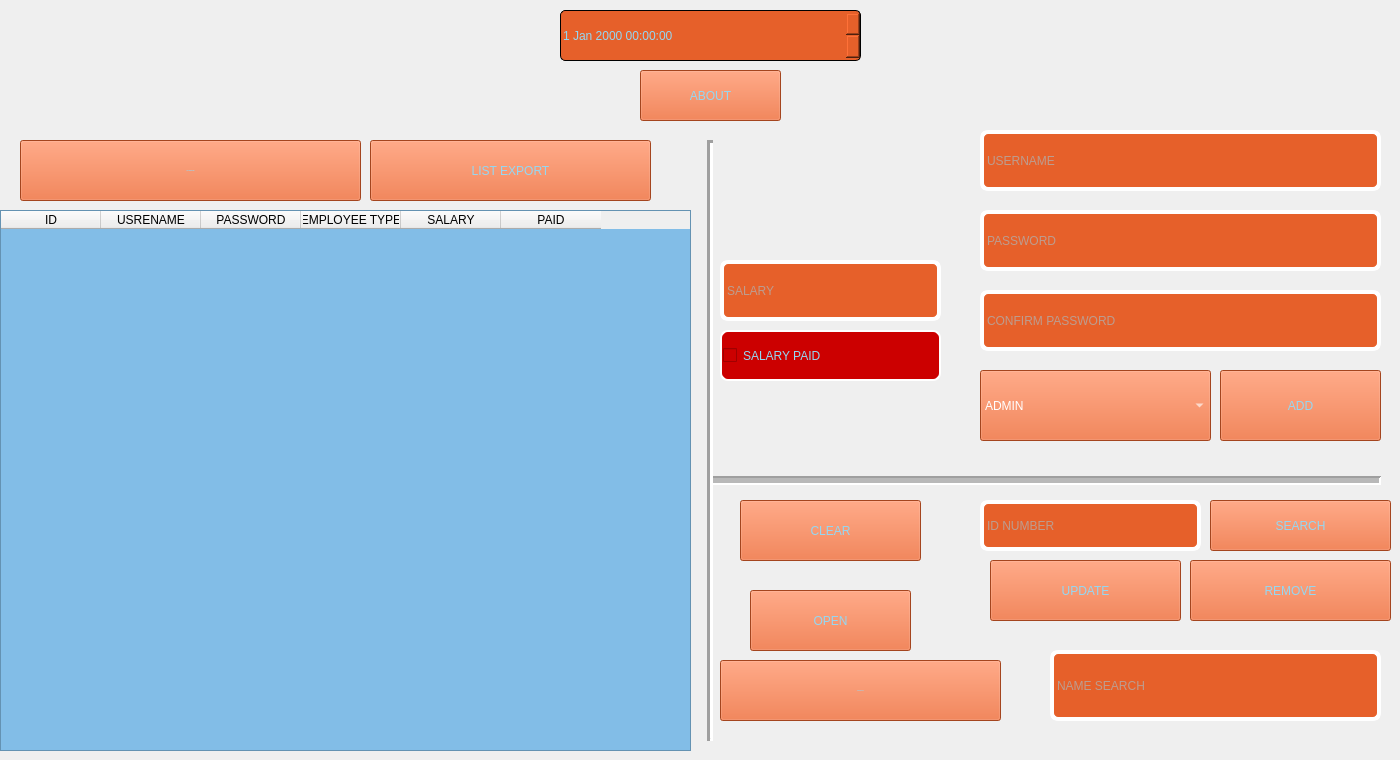
    <widget class="QWidget" name="page_3">
     <property name="styleSheet">
      <string notr="true">QLineEdit
{
padding: 1px;
border-style: solid;
border: 4px solid white;
border-radius: 8px;
color:#94d7f2;
background-color: #e6602a;
font: 75 11pt &quot;Magneto&quot;;
}

QLineEdit:hover
{
border-radius: 20px;
font-color:#FFFFFF;
border: 2px solid #3BF6CA;
border-radius: 8px;
}

QPushButton
{

background:#e6602a;
color:#94d7f2;
}

QPushButton:hover
{
background:#94d7f2;
color:grey;
border:2px solid;
border-raduis:2px solid #3BF6CA;
border
}




QLabel
{
background: transparent; border: none;
}</string>
     </property>
     <widget class="QLabel" name="label_5">
      <property name="geometry">
       <rect>
        <x>30</x>
        <y>-20</y>
        <width>471</width>
        <height>171</height>
       </rect>
      </property>
      <property name="text">
       <string/>
      </property>
      <property name="pixmap">
       <pixmap>accounting-book.png</pixmap>
      </property>
      <property name="scaledContents">
       <bool>true</bool>
      </property>
     </widget>
     <widget class="QTableWidget" name="tableWidget_2">
      <property name="geometry">
       <rect>
        <x>0</x>
        <y>210</y>
        <width>691</width>
        <height>541</height>
       </rect>
      </property>
      <property name="styleSheet">
       <string notr="true">QTableWidget
{
background:#82bde7;
color:#e6602a;
	font: 75 12pt &quot;MS Shell Dlg 2&quot;;
}</string>
      </property>
      <column>
       <property name="text">
        <string>ID</string>
       </property>
      </column>
      <column>
       <property name="text">
        <string>USRENAME</string>
       </property>
      </column>
      <column>
       <property name="text">
        <string>PASSWORD</string>
       </property>
      </column>
      <column>
       <property name="text">
        <string>EMPLOYEE TYPE</string>
       </property>
      </column>
      <column>
       <property name="text">
        <string>SALARY</string>
       </property>
      </column>
      <column>
       <property name="text">
        <string>PAID</string>
       </property>
      </column>
     </widget>
     <widget class="QPushButton" name="pushButton_8">
      <property name="geometry">
       <rect>
        <x>1190</x>
        <y>560</y>
        <width>201</width>
        <height>61</height>
       </rect>
      </property>
      <property name="toolTip">
       <string>PRESS TO REMOVE RECIPENT</string>
      </property>
      <property name="text">
       <string>REMOVE</string>
      </property>
      <property name="icon">
       <iconset>
        <normaloff>REMOVE_user.png</normaloff>REMOVE_user.png</iconset>
      </property>
      <property name="iconSize">
       <size>
        <width>55</width>
        <height>55</height>
       </size>
      </property>
     </widget>
     <widget class="QPushButton" name="pushButton_9">
      <property name="geometry">
       <rect>
        <x>1220</x>
        <y>370</y>
        <width>161</width>
        <height>71</height>
       </rect>
      </property>
      <property name="toolTip">
       <string>PRESS TO ADD RECIPENT</string>
      </property>
      <property name="text">
       <string>ADD</string>
      </property>
      <property name="icon">
       <iconset>
        <normaloff>ADD RECIPENT.png</normaloff>ADD RECIPENT.png</iconset>
      </property>
      <property name="iconSize">
       <size>
        <width>55</width>
        <height>55</height>
       </size>
      </property>
     </widget>
     <widget class="QLineEdit" name="lineEdit_3">
      <property name="geometry">
       <rect>
        <x>980</x>
        <y>130</y>
        <width>401</width>
        <height>61</height>
       </rect>
      </property>
      <property name="toolTip">
       <string>ENTER USERNAME</string>
      </property>
      <property name="layoutDirection">
       <enum>Qt::LeftToRight</enum>
      </property>
      <property name="maxLength">
       <number>25</number>
      </property>
      <property name="alignment">
       <set>Qt::AlignLeading|Qt::AlignLeft|Qt::AlignVCenter</set>
      </property>
      <property name="placeholderText">
       <string>USERNAME</string>
      </property>
     </widget>
     <widget class="QLineEdit" name="lineEdit_4">
      <property name="geometry">
       <rect>
        <x>980</x>
        <y>210</y>
        <width>401</width>
        <height>61</height>
       </rect>
      </property>
      <property name="toolTip">
       <string>TYPE PASSSWORD</string>
      </property>
      <property name="layoutDirection">
       <enum>Qt::LeftToRight</enum>
      </property>
      <property name="maxLength">
       <number>25</number>
      </property>
      <property name="echoMode">
       <enum>QLineEdit::Password</enum>
      </property>
      <property name="alignment">
       <set>Qt::AlignLeading|Qt::AlignLeft|Qt::AlignVCenter</set>
      </property>
      <property name="placeholderText">
       <string>PASSWORD</string>
      </property>
     </widget>
     <widget class="QLineEdit" name="lineEdit_5">
      <property name="geometry">
       <rect>
        <x>980</x>
        <y>500</y>
        <width>221</width>
        <height>51</height>
       </rect>
      </property>
      <property name="toolTip">
       <string>ENTER ID NUMBER TO REMOVE OR UPDATE USER INFO</string>
      </property>
      <property name="layoutDirection">
       <enum>Qt::RightToLeft</enum>
      </property>
      <property name="alignment">
       <set>Qt::AlignLeading|Qt::AlignLeft|Qt::AlignVCenter</set>
      </property>
      <property name="placeholderText">
       <string>ID NUMBER</string>
      </property>
     </widget>
     <widget class="QLineEdit" name="lineEdit_6">
      <property name="geometry">
       <rect>
        <x>980</x>
        <y>290</y>
        <width>401</width>
        <height>61</height>
       </rect>
      </property>
      <property name="toolTip">
       <string>RETYPE PASSWORD</string>
      </property>
      <property name="layoutDirection">
       <enum>Qt::LeftToRight</enum>
      </property>
      <property name="maxLength">
       <number>25</number>
      </property>
      <property name="echoMode">
       <enum>QLineEdit::Password</enum>
      </property>
      <property name="alignment">
       <set>Qt::AlignLeading|Qt::AlignLeft|Qt::AlignVCenter</set>
      </property>
      <property name="placeholderText">
       <string>CONFIRM PASSWORD</string>
      </property>
     </widget>
     <widget class="QPushButton" name="pushButton_10">
      <property name="geometry">
       <rect>
        <x>990</x>
        <y>560</y>
        <width>191</width>
        <height>61</height>
       </rect>
      </property>
      <property name="toolTip">
       <string>PRESS TO UPDATE RECIPENT</string>
      </property>
      <property name="text">
       <string>UPDATE</string>
      </property>
      <property name="icon">
       <iconset>
        <normaloff>update - user.png</normaloff>update - user.png</iconset>
      </property>
      <property name="iconSize">
       <size>
        <width>55</width>
        <height>55</height>
       </size>
      </property>
     </widget>
     <widget class="Line" name="line">
      <property name="geometry">
       <rect>
        <x>710</x>
        <y>470</y>
        <width>671</width>
        <height>20</height>
       </rect>
      </property>
      <property name="font">
       <font>
        <weight>75</weight>
        <bold>true</bold>
       </font>
      </property>
      <property name="lineWidth">
       <number>2</number>
      </property>
      <property name="midLineWidth">
       <number>5</number>
      </property>
      <property name="orientation">
       <enum>Qt::Horizontal</enum>
      </property>
     </widget>
     <widget class="QLabel" name="label_6">
      <property name="geometry">
       <rect>
        <x>1040</x>
        <y>10</y>
        <width>291</width>
        <height>131</height>
       </rect>
      </property>
      <property name="text">
       <string/>
      </property>
      <property name="pixmap">
       <pixmap>PROFILE.png</pixmap>
      </property>
      <property name="scaledContents">
       <bool>true</bool>
      </property>
     </widget>
     <widget class="QPushButton" name="exitbut_2">
      <property name="geometry">
       <rect>
        <x>960</x>
        <y>0</y>
        <width>71</width>
        <height>71</height>
       </rect>
      </property>
      <property name="font">
       <font>
        <family>Open Sans</family>
        <pointsize>-1</pointsize>
        <weight>87</weight>
        <bold>true</bold>
        <underline>false</underline>
        <strikeout>false</strikeout>
       </font>
      </property>
      <property name="toolTip">
       <string>EXIT THE APP</string>
      </property>
      <property name="styleSheet">
       <string notr="true">QPushButton
{
background: transparent; border: none;
}


QPushButton:hover
{
background:#94d7f2;
color:grey;
border:2px solid;
border-raduis:2px solid #3BF6CA;
border
}
</string>
      </property>
      <property name="text">
       <string/>
      </property>
      <property name="icon">
       <iconset>
        <normaloff>exit.png</normaloff>
        <normalon>exit.png</normalon>exit.png</iconset>
      </property>
      <property name="iconSize">
       <size>
        <width>100</width>
        <height>120</height>
       </size>
      </property>
     </widget>
     <widget class="QPushButton" name="exitbut_3">
      <property name="geometry">
       <rect>
        <x>880</x>
        <y>0</y>
        <width>71</width>
        <height>71</height>
       </rect>
      </property>
      <property name="font">
       <font>
        <family>Open Sans</family>
        <pointsize>-1</pointsize>
        <weight>87</weight>
        <bold>true</bold>
        <underline>false</underline>
        <strikeout>false</strikeout>
       </font>
      </property>
      <property name="toolTip">
       <string>RETURN TO PERVIOUS WINDOW</string>
      </property>
      <property name="styleSheet">
       <string notr="true">QPushButton
{
background: transparent; border: none;
}


QPushButton:hover
{
background:#94d7f2;
color:grey;
border:2px solid;
border-raduis:2px solid #3BF6CA;
border
}
</string>
      </property>
      <property name="text">
       <string/>
      </property>
      <property name="icon">
       <iconset>
        <normaloff>back.png</normaloff>back.png</iconset>
      </property>
      <property name="iconSize">
       <size>
        <width>70</width>
        <height>80</height>
       </size>
      </property>
     </widget>
     <widget class="QComboBox" name="comboBox_2">
      <property name="geometry">
       <rect>
        <x>980</x>
        <y>370</y>
        <width>231</width>
        <height>71</height>
       </rect>
      </property>
      <property name="toolTip">
       <string>EMPLYEE_TYPE</string>
      </property>
      <property name="styleSheet">
       <string notr="true">QComboBox
{
background:#e6602a;
color:#FFFFFF;
}</string>
      </property>
      <item>
       <property name="text">
        <string>ADMIN</string>
       </property>
      </item>
      <item>
       <property name="text">
        <string>RECIPENT</string>
       </property>
      </item>
      <item>
       <property name="text">
        <string>ROOM SERVANT</string>
       </property>
      </item>
      <item>
       <property name="text">
        <string>CLEANER</string>
       </property>
      </item>
     </widget>
     <widget class="QPushButton" name="pushButton_11">
      <property name="geometry">
       <rect>
        <x>20</x>
        <y>140</y>
        <width>341</width>
        <height>61</height>
       </rect>
      </property>
      <property name="font">
       <font>
        <family>Open Sans</family>
        <pointsize>-1</pointsize>
        <weight>87</weight>
        <bold>true</bold>
        <underline>false</underline>
        <strikeout>false</strikeout>
       </font>
      </property>
      <property name="toolTip">
       <string>PRESS TO REFRESH THE DATABASE</string>
      </property>
      <property name="text">
       <string>LIST EMPLOYEES</string>
      </property>
      <property name="icon">
       <iconset>
        <normaloff>team.png</normaloff>team.png</iconset>
      </property>
      <property name="iconSize">
       <size>
        <width>80</width>
        <height>80</height>
       </size>
      </property>
     </widget>
     <widget class="QLineEdit" name="lineEdit_7">
      <property name="geometry">
       <rect>
        <x>1050</x>
        <y>650</y>
        <width>331</width>
        <height>71</height>
       </rect>
      </property>
      <property name="toolTip">
       <string>ENTER USERNAME</string>
      </property>
      <property name="layoutDirection">
       <enum>Qt::LeftToRight</enum>
      </property>
      <property name="maxLength">
       <number>20</number>
      </property>
      <property name="alignment">
       <set>Qt::AlignLeading|Qt::AlignLeft|Qt::AlignVCenter</set>
      </property>
      <property name="placeholderText">
       <string>NAME SEARCH</string>
      </property>
     </widget>
     <widget class="QPushButton" name="pushButton_12">
      <property name="geometry">
       <rect>
        <x>1210</x>
        <y>500</y>
        <width>181</width>
        <height>51</height>
       </rect>
      </property>
      <property name="toolTip">
       <string>SEARCH FOR ID OR NAME</string>
      </property>
      <property name="text">
       <string>SEARCH</string>
      </property>
      <property name="icon">
       <iconset>
        <normaloff>icons8-find-user-male-48.png</normaloff>icons8-find-user-male-48.png</iconset>
      </property>
      <property name="iconSize">
       <size>
        <width>90</width>
        <height>90</height>
       </size>
      </property>
     </widget>
     <widget class="QLineEdit" name="lineEdit_8">
      <property name="geometry">
       <rect>
        <x>720</x>
        <y>260</y>
        <width>221</width>
        <height>61</height>
       </rect>
      </property>
      <property name="toolTip">
       <string>ENTER USERNAME</string>
      </property>
      <property name="layoutDirection">
       <enum>Qt::LeftToRight</enum>
      </property>
      <property name="styleSheet">
       <string notr="true">QLineEdit
{
	font: 75 15pt &quot;MS Shell Dlg 2&quot;;
}</string>
      </property>
      <property name="maxLength">
       <number>999999999</number>
      </property>
      <property name="alignment">
       <set>Qt::AlignLeading|Qt::AlignLeft|Qt::AlignVCenter</set>
      </property>
      <property name="placeholderText">
       <string>SALARY</string>
      </property>
     </widget>
     <widget class="QLabel" name="label_8">
      <property name="geometry">
       <rect>
        <x>1320</x>
        <y>140</y>
        <width>53</width>
        <height>41</height>
       </rect>
      </property>
      <property name="text">
       <string/>
      </property>
      <property name="pixmap">
       <pixmap>man.png</pixmap>
      </property>
      <property name="scaledContents">
       <bool>true</bool>
      </property>
     </widget>
     <widget class="QLabel" name="label_9">
      <property name="geometry">
       <rect>
        <x>1320</x>
        <y>220</y>
        <width>53</width>
        <height>41</height>
       </rect>
      </property>
      <property name="text">
       <string/>
      </property>
      <property name="pixmap">
       <pixmap>padlock.png</pixmap>
      </property>
      <property name="scaledContents">
       <bool>true</bool>
      </property>
     </widget>
     <widget class="QDateTimeEdit" name="dateTimeEdit_2">
      <property name="geometry">
       <rect>
        <x>560</x>
        <y>10</y>
        <width>301</width>
        <height>51</height>
       </rect>
      </property>
      <property name="styleSheet">
       <string notr="true">QDateTimeEdit
{
	font: 75 14pt &quot;MS Shell Dlg 2&quot;;
	
	background: #e6602a;
	color: #94d7f2;
	border:1px solid;
	border-radius:5px;
}</string>
      </property>
     </widget>
     <widget class="QPushButton" name="pushButton_13">
      <property name="geometry">
       <rect>
        <x>370</x>
        <y>140</y>
        <width>281</width>
        <height>61</height>
       </rect>
      </property>
      <property name="text">
       <string>LIST EXPORT</string>
      </property>
      <property name="icon">
       <iconset>
        <normaloff>printer2.png</normaloff>printer2.png</iconset>
      </property>
      <property name="iconSize">
       <size>
        <width>60</width>
        <height>60</height>
       </size>
      </property>
     </widget>
     <widget class="QPushButton" name="pushButton_15">
      <property name="geometry">
       <rect>
        <x>740</x>
        <y>500</y>
        <width>181</width>
        <height>61</height>
       </rect>
      </property>
      <property name="toolTip">
       <string>PRESS TO CLEAR</string>
      </property>
      <property name="text">
       <string>CLEAR</string>
      </property>
      <property name="icon">
       <iconset>
        <normaloff>recycling-bin.png</normaloff>recycling-bin.png</iconset>
      </property>
      <property name="iconSize">
       <size>
        <width>65</width>
        <height>65</height>
       </size>
      </property>
     </widget>
     <widget class="QPushButton" name="pushButton_17">
      <property name="geometry">
       <rect>
        <x>640</x>
        <y>70</y>
        <width>141</width>
        <height>51</height>
       </rect>
      </property>
      <property name="toolTip">
       <string>ABOUT THE DEVELPOER OF THIS APPLICATION</string>
      </property>
      <property name="text">
       <string>ABOUT</string>
      </property>
      <property name="iconSize">
       <size>
        <width>65</width>
        <height>65</height>
       </size>
      </property>
     </widget>
     <widget class="QPushButton" name="pushButton_18">
      <property name="geometry">
       <rect>
        <x>750</x>
        <y>590</y>
        <width>161</width>
        <height>61</height>
       </rect>
      </property>
      <property name="toolTip">
       <string>PRESS TO OPEN THE LIST EXCEL FILE</string>
      </property>
      <property name="text">
       <string>OPEN</string>
      </property>
      <property name="icon">
       <iconset>
        <normaloff>book.png</normaloff>book.png</iconset>
      </property>
      <property name="iconSize">
       <size>
        <width>55</width>
        <height>65</height>
       </size>
      </property>
     </widget>
     <widget class="QCheckBox" name="checkBox">
      <property name="geometry">
       <rect>
        <x>720</x>
        <y>330</y>
        <width>221</width>
        <height>51</height>
       </rect>
      </property>
      <property name="styleSheet">
       <string notr="true">
QCheckBox
{
padding: 1px;
border-style: solid;
border: 2px solid white;
border-radius: 8px;
color:#94d7f2;
	background-color: rgb(204, 0, 0);
	font: 75 16pt &quot;MS Shell Dlg 2&quot;;
}


QCheckBox:checked {
    
	
	background-color: rgb(73, 184, 53);
} </string>
      </property>
      <property name="text">
       <string>SALARY PAID</string>
      </property>
     </widget>
     <widget class="QPushButton" name="pushButton_21">
      <property name="geometry">
       <rect>
        <x>720</x>
        <y>660</y>
        <width>281</width>
        <height>61</height>
       </rect>
      </property>
      <property name="font">
       <font>
        <family>Open Sans</family>
        <pointsize>-1</pointsize>
        <weight>87</weight>
        <bold>true</bold>
        <underline>false</underline>
        <strikeout>false</strikeout>
       </font>
      </property>
      <property name="toolTip">
       <string>SAVE THE LIST AS EXCEL FILE</string>
      </property>
      <property name="styleSheet">
       <string notr="true">QPushButton
{
}</string>
      </property>
      <property name="text">
       <string>SAVE LIST TO</string>
      </property>
      <property name="icon">
       <iconset>
        <normaloff>floppy-disk.png</normaloff>floppy-disk.png</iconset>
      </property>
      <property name="iconSize">
       <size>
        <width>50</width>
        <height>50</height>
       </size>
      </property>
     </widget>
     <widget class="Line" name="line_5">
      <property name="geometry">
       <rect>
        <x>700</x>
        <y>140</y>
        <width>20</width>
        <height>601</height>
       </rect>
      </property>
      <property name="lineWidth">
       <number>3</number>
      </property>
      <property name="orientation">
       <enum>Qt::Vertical</enum>
      </property>
     </widget>
     <widget class="QLabel" name="label_14">
      <property name="geometry">
       <rect>
        <x>1320</x>
        <y>300</y>
        <width>53</width>
        <height>41</height>
       </rect>
      </property>
      <property name="text">
       <string/>
      </property>
      <property name="pixmap">
       <pixmap>checked.png</pixmap>
      </property>
      <property name="scaledContents">
       <bool>true</bool>
      </property>
     </widget>
     <widget class="QLabel" name="label_15">
      <property name="geometry">
       <rect>
        <x>1320</x>
        <y>660</y>
        <width>53</width>
        <height>51</height>
       </rect>
      </property>
      <property name="text">
       <string/>
      </property>
      <property name="pixmap">
       <pixmap>PEOPLE SEARCH.png</pixmap>
      </property>
      <property name="scaledContents">
       <bool>true</bool>
      </property>
     </widget>
    </widget>
